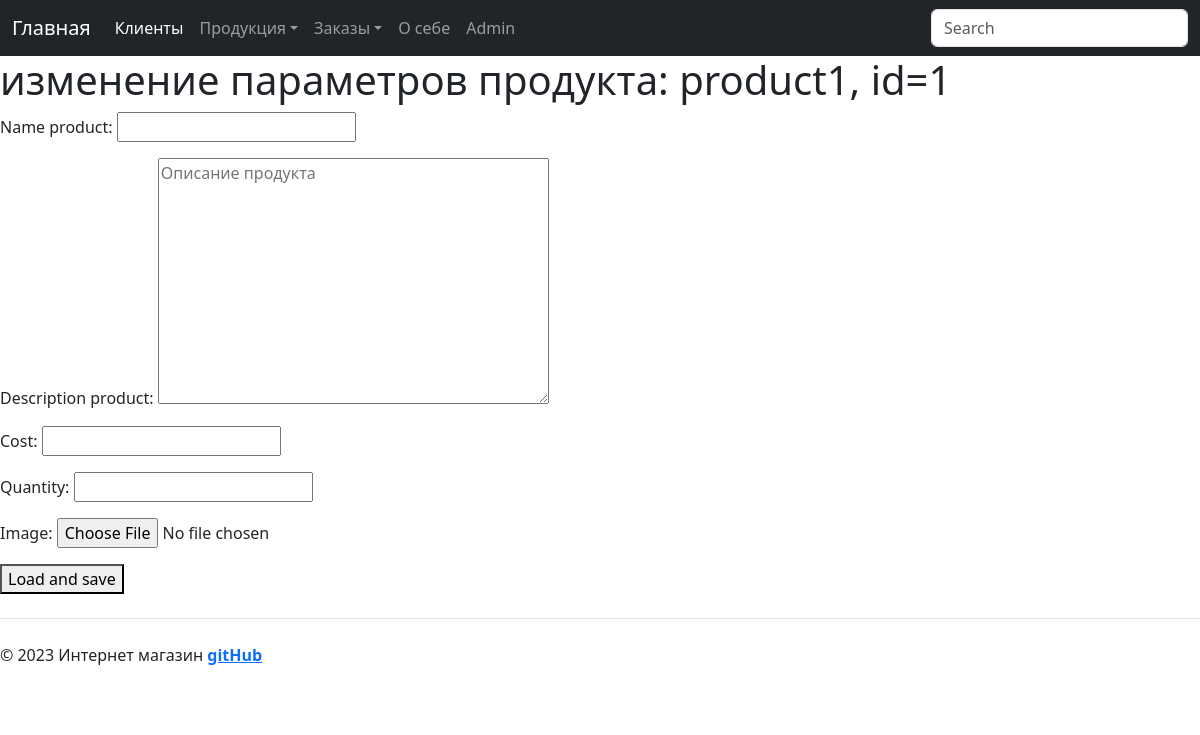
Before: /shop/product_form/1 with the older database file.
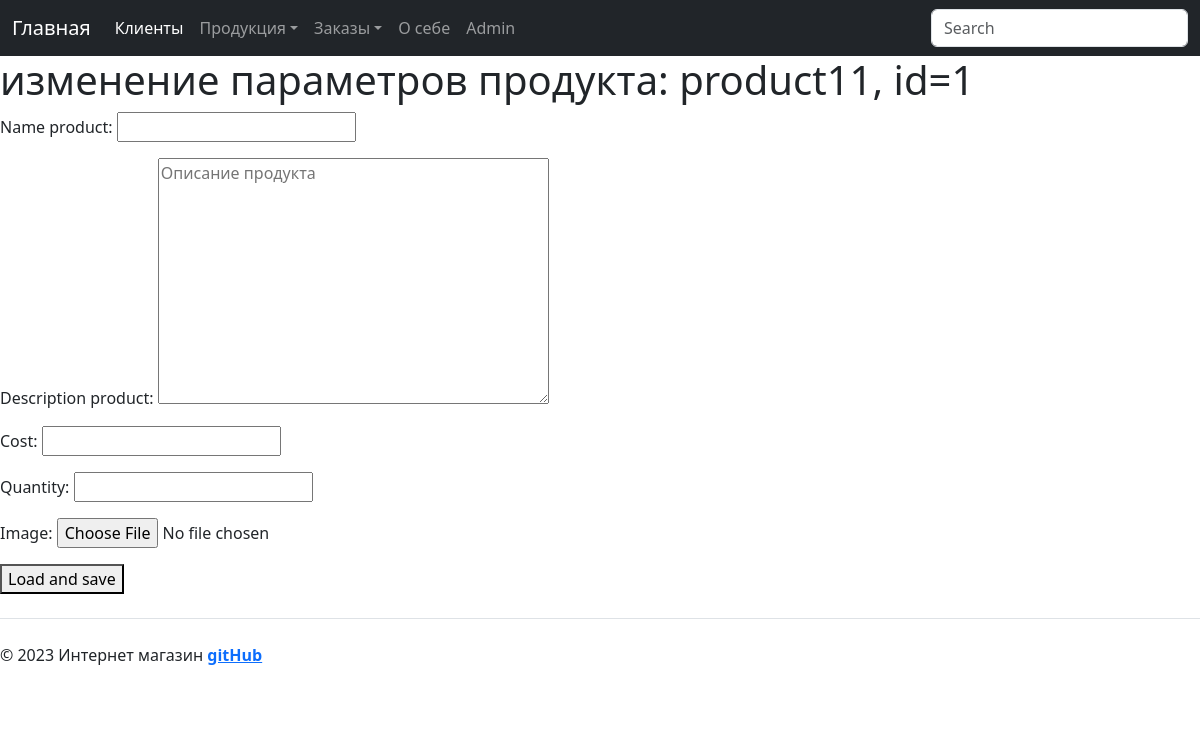
After: the same page with the newer database file.
### shop_app/models.py (models this page shows, shortened)
class Product(models.Model):
    name_product = models.CharField(max_length=50)
    description_product = models.TextField()
    cost = models.DecimalField(max_digits=8, decimal_places=2)
    quantity = models.IntegerField()
    date_add_product = models.DateField(auto_now_add=True)
    image_product = models.ImageField(upload_to="images/")

### shop_app/views.py (the view)
# urls.py: path('shop/product_form/<int:id_product>', views.product_form, name='product_form'),        #форма дляизменения выбранного по id продукта (форма для выбора Id продукта  - стр 15)
def product_form(request, id_product: int):
    product = get_object_or_404(Product, pk=id_product)
    if request.method == "POST":
        form = ProductForm(request.POST, request.FILES)
        if form.is_valid():
            product.name_product = request.POST["name_product"]
            product.description_product = request.POST["description_product"]
            product.cost = request.POST["cost"]
            product.quantity = request.POST["quantity"]
            image = form.cleaned_data['image']
            if "image" in request.FILES:
                product.image_product = request.FILES["image"]  # запись Image в переменную БД
            product.save()
            logger.info(f"Product {product.name_product} is changed successfully")
            return redirect("product", id_product=product.id)
    else:
        form = ProductForm()
    context = {
        "form": form,
        "product": product,
    }
    return render(request, "shop_app/product_form.html", context=context)

### shop_app/forms.py
class ProductForm(forms.Form):
    name_product = forms.CharField(max_length=100)
    description_product = forms.CharField(widget=forms.Textarea(attrs={"placeholder": "Описание продукта"}))
    cost = forms.DecimalField(max_digits=8, decimal_places=2)
    quantity = forms.IntegerField()
    image = forms.ImageField(widget=forms.FileInput(attrs={"placeholder": "Изображение продукта"}))

### shop_app/templates/shop_app/product_form.html (shortened to what this page needs)
{% extends 'shop_app/base.html' %}
{% block content %}
<h1>изменение параметров продукта: {{product.name_product}}, id={{product.id}}</h1>
    <form action="" method="post" enctype="multipart/form-data">
        {{ form.as_p }}
        <button type="submit">Load and save</button>
    </form>
{% endblock %}

Changed rows visible on the page:
changed Product id 1: name_product "product1" → "product11"
